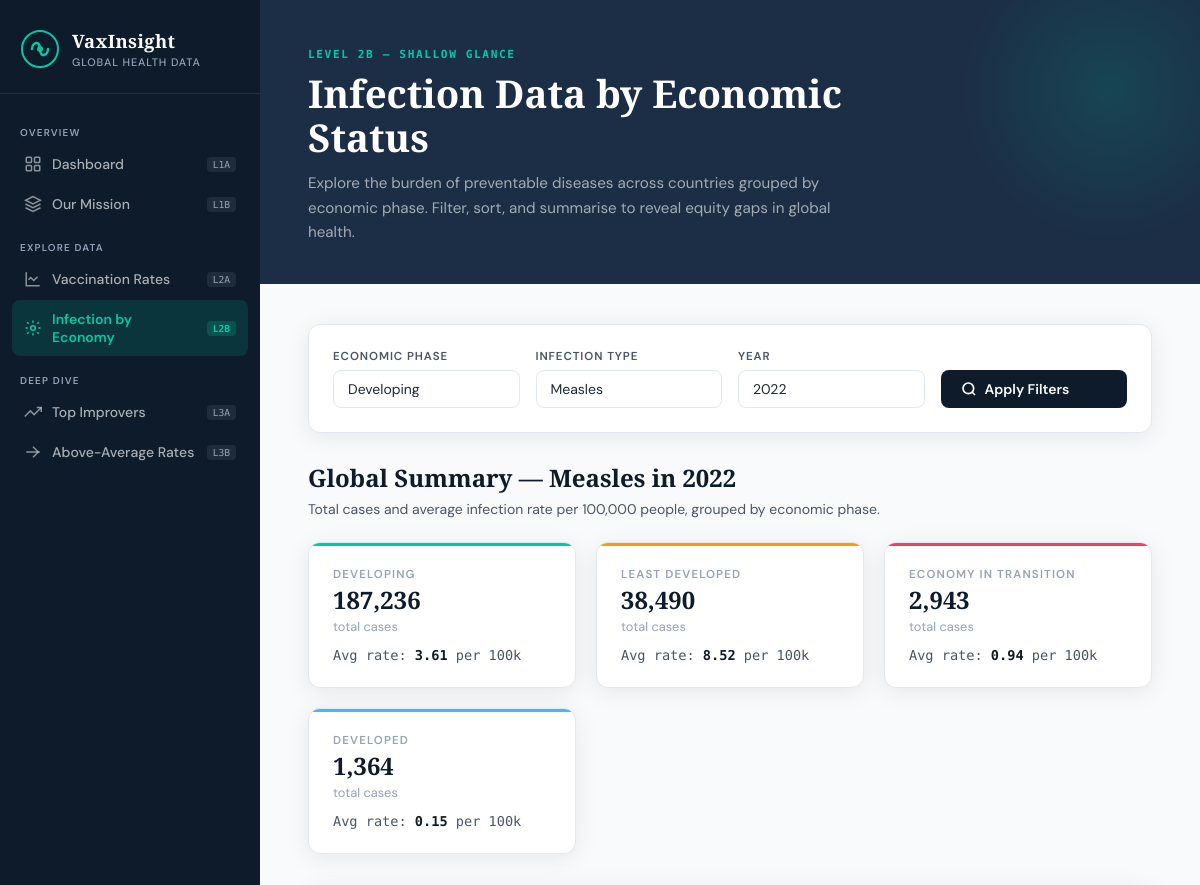
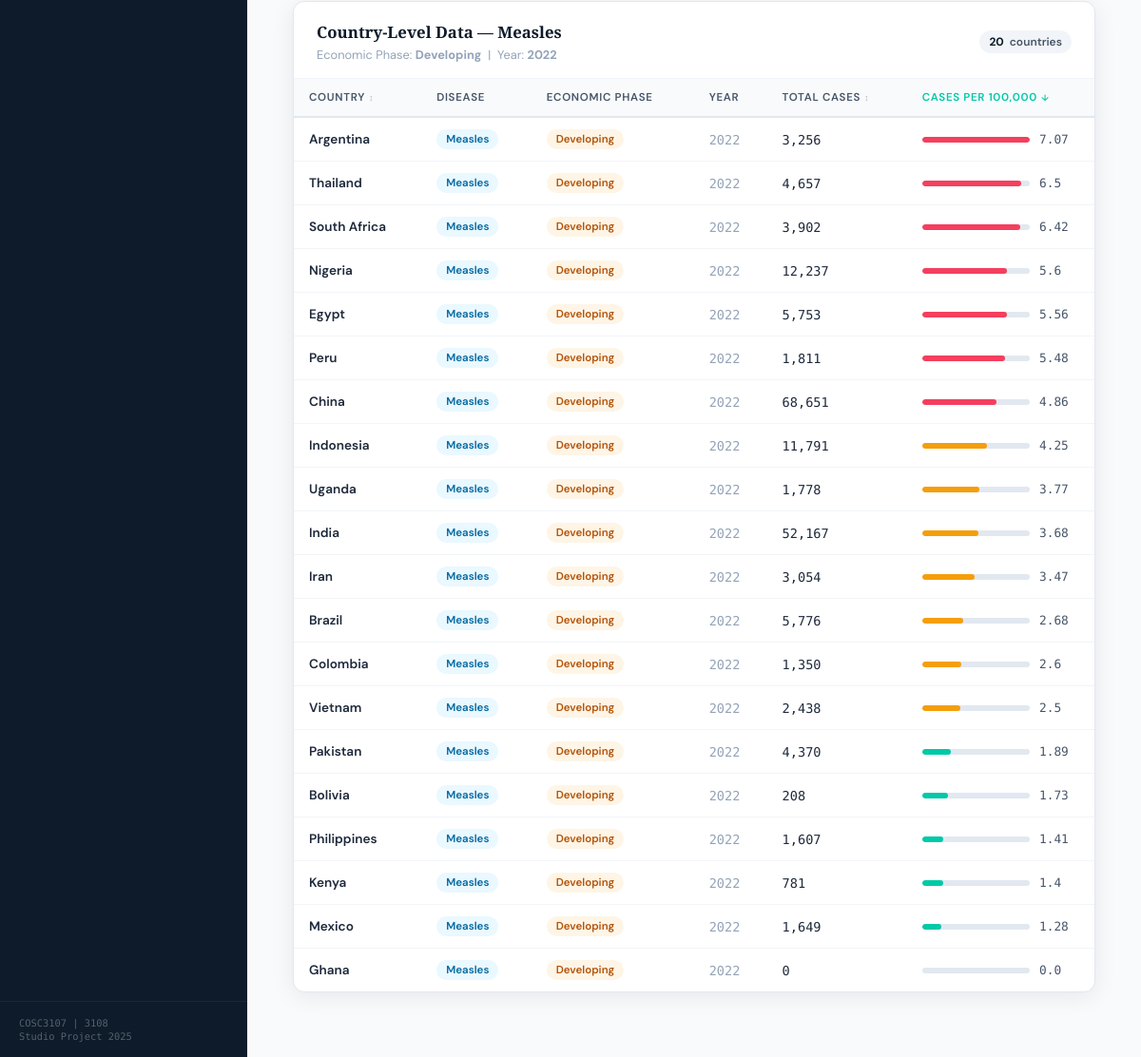
The app's page /infection with its own data (2 pictures, top to bottom).
### tables this page shows
CREATE TABLE disease_types (
            id INTEGER PRIMARY KEY AUTOINCREMENT,
            name TEXT UNIQUE NOT NULL
        );

CREATE TABLE economic_phases (
            id INTEGER PRIMARY KEY AUTOINCREMENT,
            name TEXT UNIQUE NOT NULL
        );

CREATE TABLE countries (
            id INTEGER PRIMARY KEY AUTOINCREMENT,
            name TEXT UNIQUE NOT NULL,
            region_id INTEGER,
            economic_phase_id INTEGER,
            population INTEGER,
            FOREIGN KEY (region_id) REFERENCES regions(id),
            FOREIGN KEY (economic_phase_id) REFERENCES economic_phases(id)
        );

CREATE TABLE disease_data (
            id INTEGER PRIMARY KEY AUTOINCREMENT,
            country_id INTEGER,
            disease_id INTEGER,
            year INTEGER,
            cases INTEGER,
            cases_per_100k REAL,
            FOREIGN KEY (country_id) REFERENCES countries(id),
            FOREIGN KEY (disease_id) REFERENCES disease_types(id)
        );

### app.py (the view)
@app.route('/infection')
def infection():
    db = get_db()
    phases   = [r['name'] for r in db.execute("SELECT name FROM economic_phases ORDER BY name").fetchall()]
    diseases = [r['name'] for r in db.execute("SELECT name FROM disease_types ORDER BY name").fetchall()]
    years    = list(range(2023, 1999, -1))
    sel_phase   = request.args.get('phase', 'Developing')
    sel_disease = request.args.get('disease', 'Measles')
    sel_year    = int(request.args.get('year', 2022))
    sort_col    = request.args.get('sort', 'cases_per_100k')
    sort_dir    = request.args.get('dir', 'DESC')
    allowed_sorts = ['country', 'cases_per_100k', 'cases']
    if sort_col not in allowed_sorts:
        sort_col = 'cases_per_100k'
    if sort_dir not in ('ASC', 'DESC'):
        sort_dir = 'DESC'
    table = db.execute(f"""
        SELECT c.name as country,
               ep.name as economic_phase,
               d.name as disease,
               dd.year,
               dd.cases,
               dd.cases_per_100k
        FROM disease_data dd
        JOIN countries c ON dd.country_id = c.id
        JOIN economic_phases ep ON c.economic_phase_id = ep.id
        JOIN disease_types d ON dd.disease_id = d.id
        WHERE ep.name=? AND d.name=? AND dd.year=?
        ORDER BY {sort_col} {sort_dir}
    """, [sel_phase, sel_disease, sel_year]).fetchall()
    summary = db.execute("""
        SELECT ep.name as economic_phase,
               SUM(dd.cases) as total_cases,
               ROUND(AVG(dd.cases_per_100k),2) as avg_rate
        FROM disease_data dd
        JOIN countries c ON dd.country_id = c.id
        JOIN economic_phases ep ON c.economic_phase_id = ep.id
        JOIN disease_types d ON dd.disease_id = d.id
        WHERE d.name=? AND dd.year=?
        GROUP BY ep.name
        ORDER BY total_cases DESC
    """, [sel_disease, sel_year]).fetchall()
    db.close()
    return render_template('infection.html',
        phases=phases, diseases=diseases, years=years,
        sel_phase=sel_phase, sel_disease=sel_disease, sel_year=sel_year,
        sort_col=sort_col, sort_dir=sort_dir,
        table=table, summary=summary
    )

### database.py (called while the page is built)
def get_db():
    conn = sqlite3.connect(DB_PATH)
    conn.row_factory = sqlite3.Row
    return conn

### templates/infection.html (shortened to what this page needs)
{% extends "base.html" %}
{% block content %}
<div class="page-header">
  <div class="page-header-eyebrow">Level 2B — Shallow Glance</div>
  <h1>Infection Data by Economic Status</h1>
  <p>
    Explore the burden of preventable diseases across countries grouped by
    economic phase. Filter, sort, and summarise to reveal equity gaps in global health.
  </p>
</div>
<div class="content-area">
  <div class="filter-card">
    <form method="GET" action="{{ url_for('infection') }}">
      <div class="filter-grid">
        <div class="form-group">
          <label for="phase">Economic Phase</label>
          <select name="phase" id="phase" class="form-control">
            {% for p in phases %}
            <option value="{{ p }}" {% if p == sel_phase %}selected{% endif %}>{{ p }}</option>
            {% endfor %}
          </select>
        </div>
        <div class="form-group">
          <label for="disease">Infection Type</label>
          <select name="disease" id="disease" class="form-control">
            {% for d in diseases %}
            <option value="{{ d }}" {% if d == sel_disease %}selected{% endif %}>{{ d }}</option>
            {% endfor %}
          </select>
        </div>
        <div class="form-group">
          <label for="year">Year</label>
          <select name="year" id="year" class="form-control">
            {% for y in years %}
            <option value="{{ y }}" {% if y == sel_year %}selected{% endif %}>{{ y }}</option>
            {% endfor %}
          </select>
        </div>
        <div class="form-group">
          <label>&nbsp;</label>
          <button type="submit" class="btn btn-primary" style="width:100%;">
            <svg width="16" height="16" viewBox="0 0 24 24" fill="none" stroke="currentColor" stroke-width="2.5">
              <circle cx="11" cy="11" r="8"/><line x1="21" y1="21" x2="16.65" y2="16.65"/>
            </svg>
            Apply Filters
          </button>
        </div>
      </div>
    </form>
  </div>
  {% if summary %}
  <h2 class="section-title">Global Summary — {{ sel_disease }} in {{ sel_year }}</h2>
  <p class="section-sub">Total cases and average infection rate per 100,000 people, grouped by economic phase.</p>
  <div class="stats-grid" style="margin-bottom:32px;">
    {% for row in summary %}
    {% set colours = ['teal','amber','rose','sky'] %}
    {% set c = colours[loop.index0 % 4] %}
    <div class="stat-card {{ c }}">
      <div class="stat-label">{{ row.economic_phase }}</div>
      <div class="stat-value" style="font-size:1.5rem;">{{ "{:,}".format(row.total_cases) }}</div>
      <div class="stat-sub">total cases</div>
      <div style="margin-top:12px; font-family:var(--font-mono); font-size:.85rem; color:var(--gray-600);">
        Avg rate: <strong style="color:var(--navy);">{{ row.avg_rate }}</strong> per 100k
      </div>
    </div>
    {% endfor %}
  </div>
  {% endif %}
  <div class="card">
    <div class="card-header">
      <div>
        <h3>Country-Level Data — {{ sel_disease }}</h3>
        <div style="font-size:.8rem;color:var(--gray-400);margin-top:4px;">
          Economic Phase: <strong>{{ sel_phase }}</strong> &nbsp;|&nbsp;
          Year: <strong>{{ sel_year }}</strong>
        </div>
      </div>
      <span class="result-count">
        <strong>{{ table|length }}</strong> countries
      </span>
    </div>
    <div class="table-wrap">
      {% if table %}
      {% macro sort_link(col, label) %}
        {% set new_dir = 'ASC' if (sort_col == col and sort_dir == 'DESC') else 'DESC' %}
        <a href="{{ url_for('infection', phase=sel_phase, disease=sel_disease, year=sel_year, sort=col, dir=new_dir) }}"
           class="{% if sort_col == col %}sort-active{% endif %}">
          {{ label }}
          <span class="sort-arrow">
            {% if sort_col == col %}
              {% if sort_dir == 'DESC' %}↓{% else %}↑{% endif %}
            {% else %}↕{% endif %}
          </span>
        </a>
      {% endmacro %}
      <table>
        <thead>
          <tr>
            <th>{{ sort_link('country', 'Country') }}</th>
            <th>Disease</th>
            <th>Economic Phase</th>
            <th>Year</th>
            <th>{{ sort_link('cases', 'Total Cases') }}</th>
            <th>{{ sort_link('cases_per_100k', 'Cases per 100,000') }}</th>
          </tr>
        </thead>
        <tbody>
          {% for row in table %}
          <tr>
            <td style="font-weight:600;">{{ row.country }}</td>
            <td><span class="badge badge-sky">{{ row.disease }}</span></td>
            <td>
              {% if row.economic_phase == 'Developed' %}
                <span class="badge badge-teal">{{ row.economic_phase }}</span>
              {% elif row.economic_phase == 'Developing' %}
                <span class="badge badge-amber">{{ row.economic_phase }}</span>
              {% elif row.economic_phase == 'Least Developed' %}
                <span class="badge badge-rose">{{ row.economic_phase }}</span>
              {% else %}
                <span class="badge badge-gray">{{ row.economic_phase }}</span>
              {% endif %}
            </td>
            <td style="font-family:var(--font-mono); color:var(--gray-400);">{{ row.year }}</td>
            <td style="font-family:var(--font-mono);">{{ "{:,}".format(row.cases) }}</td>
            <td>
              <div class="progress-bar-wrap">
                {% set max_rate = table|map(attribute='cases_per_100k')|list|max %}
                {% set fill_pct = (row.cases_per_100k / max_rate * 100)|round(1) if max_rate > 0 else 0 %}
                <div class="progress-track">
                  <div class="progress-fill {% if fill_pct > 66 %}poor{% elif fill_pct > 33 %}medium{% else %}good{% endif %}"
                       style="width:{{ fill_pct }}%"></div>
                </div>
                <span class="progress-val">{{ row.cases_per_100k }}</span>
              </div>
            </td>
          </tr>
          {% endfor %}
        </tbody>
      </table>
      {% endif %}
    </div>
  </div>
</div>
{% endblock %}

### records on screen
disease_types: name "Measles"
economic_phases: name "Developing"
countries: country "Argentina", disease "Measles", economic_phase "Developing", year "2022", cases "3,256", {{ fill_pct }} 100.0 (drawn), cases_per_100k "7.07"
countries: country "Thailand", disease "Measles", economic_phase "Developing", year "2022", cases "4,657", {{ fill_pct }} 91.9 (drawn), cases_per_100k "6.5"
countries: country "South Africa", disease "Measles", economic_phase "Developing", year "2022", cases "3,902", {{ fill_pct }} 90.8 (drawn), cases_per_100k "6.42"
countries: country "Nigeria", disease "Measles", economic_phase "Developing", year "2022", cases "12,237", {{ fill_pct }} 79.2 (drawn), cases_per_100k "5.6"
disease_data: country "Egypt", disease "Measles", economic_phase "Developing", year "2022", cases "5,753", {{ fill_pct }} 78.6 (drawn), cases_per_100k "5.56"
countries: country "Peru", disease "Measles", economic_phase "Developing", year "2022", cases "1,811", {{ fill_pct }} 77.5 (drawn), cases_per_100k "5.48"
disease_data: country "China", disease "Measles", economic_phase "Developing", year "2022", cases "68,651", {{ fill_pct }} 68.7 (drawn), cases_per_100k "4.86"
disease_data: country "Indonesia", disease "Measles", economic_phase "Developing", year "2022", cases "11,791", {{ fill_pct }} 60.1 (drawn), cases_per_100k "4.25"
countries: country "Uganda", disease "Measles", economic_phase "Developing", year "2022", cases "1,778", {{ fill_pct }} 53.3 (drawn), cases_per_100k "3.77"
disease_data: country "India", disease "Measles", economic_phase "Developing", year "2022", cases "52,167", {{ fill_pct }} 52.1 (drawn), cases_per_100k "3.68"
disease_data: country "Iran", disease "Measles", economic_phase "Developing", year "2022", cases "3,054", {{ fill_pct }} 49.1 (drawn), cases_per_100k "3.47"
disease_data: country "Brazil", disease "Measles", economic_phase "Developing", year "2022", cases "5,776", {{ fill_pct }} 37.9 (drawn), cases_per_100k "2.68"
disease_data: country "Colombia", disease "Measles", economic_phase "Developing", year "2022", cases "1,350", {{ fill_pct }} 36.8 (drawn), cases_per_100k "2.6"
countries: country "Vietnam", disease "Measles", economic_phase "Developing", year "2022", cases "2,438", {{ fill_pct }} 35.4 (drawn), cases_per_100k "2.5"
countries: country "Pakistan", disease "Measles", economic_phase "Developing", year "2022", cases "4,370", {{ fill_pct }} 26.7 (drawn), cases_per_100k "1.89"
countries: country "Bolivia", disease "Measles", economic_phase "Developing", year "2022", cases "208", {{ fill_pct }} 24.5 (drawn), cases_per_100k "1.73"
countries: country "Philippines", disease "Measles", economic_phase "Developing", year "2022", cases "1,607", {{ fill_pct }} 19.9 (drawn), cases_per_100k "1.41"
disease_data: country "Kenya", disease "Measles", economic_phase "Developing", year "2022", cases "781", {{ fill_pct }} 19.8 (drawn), cases_per_100k "1.4"
disease_data: country "Mexico", disease "Measles", economic_phase "Developing", year "2022", cases "1,649", {{ fill_pct }} 18.1 (drawn), cases_per_100k "1.28"
disease_data: country "Ghana", disease "Measles", economic_phase "Developing", year "2022", cases "0", cases_per_100k "0.0"

### other values on screen
{{ sel_year }} "2022"
{{ row.economic_phase }} "DEVELOPING" "LEAST DEVELOPED" "ECONOMY IN TRANSITION" "DEVELOPED"
{{ "{:,}".format(row.total_cases) }} "187,236" "38,490" "2,943" "1,364"
{{ row.avg_rate }} "3.61" "8.52" "0.94" "0.15"
{{ table|length }} "20"
{{ label }} "COUNTRY TOTAL CASES CASES PER 100,000"
form field phase "Developing"
form field disease "Measles"
form field year "2022"
